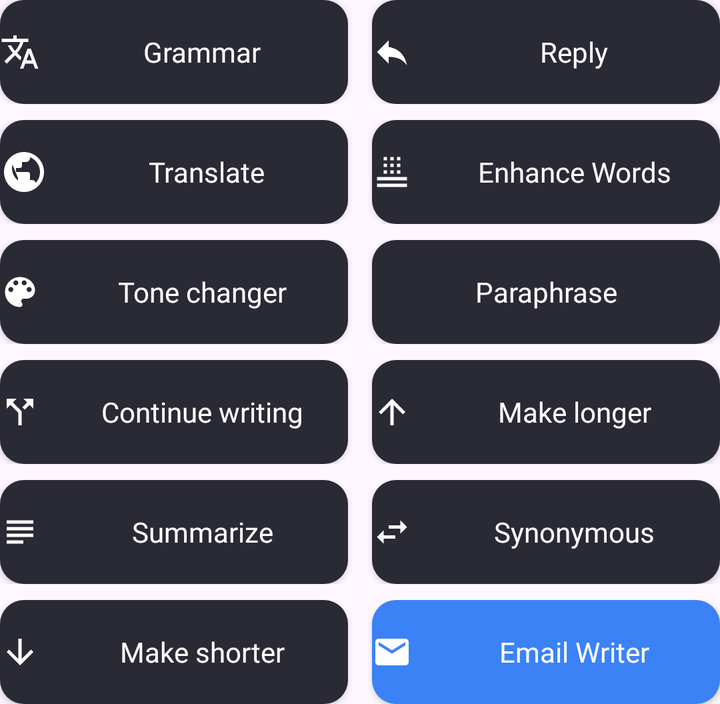
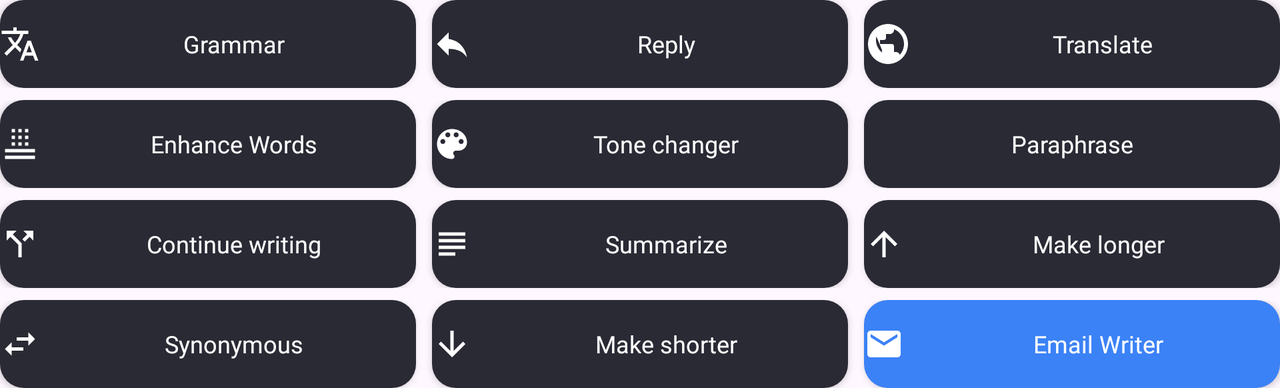

First picture: res/layout/ on a phone held upright. Second picture: the repository's own variant of that layout, on a device whose configuration matches the variant's folder. Source for both follows.
<!-- AndroidManifest.xml: application theme Theme.DeltaVoice -->
<!-- res/layout/ai_writing_tools_content.xml -->
<?xml version="1.0" encoding="utf-8"?>
<ScrollView xmlns:android="http://schemas.android.com/apk/res/android"
    android:layout_width="match_parent"
    android:layout_height="wrap_content"
    android:maxHeight="@dimen/ai_writing_tools_scroll_max"
    android:fillViewport="true"
    android:overScrollMode="never"
    android:scrollbars="vertical">

    <LinearLayout
        android:layout_width="match_parent"
        android:layout_height="wrap_content"
        android:orientation="vertical">

        
        <LinearLayout
            android:layout_width="match_parent"
            android:layout_height="wrap_content"
            android:orientation="horizontal"
            android:layout_marginBottom="8dp">

            <Button
                android:id="@+id/ai_tool_grammar"
                android:layout_width="0dp"
                android:layout_height="52dp"
                android:layout_weight="1"
                android:layout_marginEnd="6dp"
                android:text="@string/ai_tool_grammar"
                android:drawableStart="@drawable/ic_grammar"
                android:drawablePadding="8dp"
                android:background="@drawable/ai_tool_button"
                android:textColor="#FFFFFF"
                android:textSize="14sp"
                android:textAllCaps="false"
                android:gravity="center" />

            <Button
                android:id="@+id/ai_tool_reply"
                android:layout_width="0dp"
                android:layout_height="52dp"
                android:layout_weight="1"
                android:layout_marginStart="6dp"
                android:text="@string/ai_tool_reply"
                android:drawableStart="@drawable/ic_reply"
                android:drawablePadding="8dp"
                android:background="@drawable/ai_tool_button"
                android:textColor="#FFFFFF"
                android:textSize="14sp"
                android:textAllCaps="false"
                android:gravity="center" />
        </LinearLayout>

        
        <LinearLayout
            android:layout_width="match_parent"
            android:layout_height="wrap_content"
            android:orientation="horizontal"
            android:layout_marginBottom="8dp">

            <Button
                android:id="@+id/ai_tool_translate"
                android:layout_width="0dp"
                android:layout_height="52dp"
                android:layout_weight="1"
                android:layout_marginEnd="6dp"
                android:text="@string/ai_tool_translate"
                android:drawableStart="@drawable/ic_globe"
                android:drawablePadding="8dp"
                android:background="@drawable/ai_tool_button"
                android:textColor="#FFFFFF"
                android:textSize="14sp"
                android:textAllCaps="false"
                android:gravity="center" />

            <Button
                android:id="@+id/ai_tool_enhance"
                android:layout_width="0dp"
                android:layout_height="52dp"
                android:layout_weight="1"
                android:layout_marginStart="6dp"
                android:text="@string/ai_tool_enhance_words"
                android:drawableStart="@drawable/ic_enhance"
                android:drawablePadding="8dp"
                android:background="@drawable/ai_tool_button"
                android:textColor="#FFFFFF"
                android:textSize="14sp"
                android:textAllCaps="false"
                android:gravity="center" />
        </LinearLayout>

        
        <LinearLayout
            android:layout_width="match_parent"
            android:layout_height="wrap_content"
            android:orientation="horizontal"
            android:layout_marginBottom="8dp">

            <Button
                android:id="@+id/ai_tool_tone"
                android:layout_width="0dp"
                android:layout_height="52dp"
                android:layout_weight="1"
                android:layout_marginEnd="6dp"
                android:text="@string/ai_tool_tone_changer"
                android:drawableStart="@drawable/ic_tone"
                android:drawablePadding="8dp"
                android:background="@drawable/ai_tool_button"
                android:textColor="#FFFFFF"
                android:textSize="14sp"
                android:textAllCaps="false"
                android:gravity="center" />

            <Button
                android:id="@+id/ai_tool_paraphrase"
                android:layout_width="0dp"
                android:layout_height="52dp"
                android:layout_weight="1"
                android:layout_marginStart="6dp"
                android:text="@string/ai_tool_paraphrase"
                android:drawableStart="@drawable/ic_paraphrase"
                android:drawablePadding="8dp"
                android:background="@drawable/ai_tool_button"
                android:textColor="#FFFFFF"
                android:textSize="14sp"
                android:textAllCaps="false"
                android:gravity="center" />
        </LinearLayout>

        
        <LinearLayout
            android:layout_width="match_parent"
            android:layout_height="wrap_content"
            android:orientation="horizontal"
            android:layout_marginBottom="8dp">

            <Button
                android:id="@+id/ai_tool_continue"
                android:layout_width="0dp"
                android:layout_height="52dp"
                android:layout_weight="1"
                android:layout_marginEnd="6dp"
                android:text="@string/ai_tool_continue_writing"
                android:drawableStart="@drawable/ic_continue"
                android:drawablePadding="8dp"
                android:background="@drawable/ai_tool_button"
                android:textColor="#FFFFFF"
                android:textSize="14sp"
                android:textAllCaps="false"
                android:gravity="center" />

            <Button
                android:id="@+id/ai_tool_longer"
                android:layout_width="0dp"
                android:layout_height="52dp"
                android:layout_weight="1"
                android:layout_marginStart="6dp"
                android:text="@string/ai_tool_make_longer"
                android:drawableStart="@drawable/ic_longer"
                android:drawablePadding="8dp"
                android:background="@drawable/ai_tool_button"
                android:textColor="#FFFFFF"
                android:textSize="14sp"
                android:textAllCaps="false"
                android:gravity="center" />
        </LinearLayout>

        
        <LinearLayout
            android:layout_width="match_parent"
            android:layout_height="wrap_content"
            android:orientation="horizontal"
            android:layout_marginBottom="8dp">

            <Button
                android:id="@+id/ai_tool_summarize"
                android:layout_width="0dp"
                android:layout_height="52dp"
                android:layout_weight="1"
                android:layout_marginEnd="6dp"
                android:text="@string/ai_tool_summarize"
                android:drawableStart="@drawable/ic_summarize"
                android:drawablePadding="8dp"
                android:background="@drawable/ai_tool_button"
                android:textColor="#FFFFFF"
                android:textSize="14sp"
                android:textAllCaps="false"
                android:gravity="center" />

            <Button
                android:id="@+id/ai_tool_synonymous"
                android:layout_width="0dp"
                android:layout_height="52dp"
                android:layout_weight="1"
                android:layout_marginStart="6dp"
                android:text="@string/ai_tool_synonymous"
                android:drawableStart="@drawable/ic_synonymous"
                android:drawablePadding="8dp"
                android:background="@drawable/ai_tool_button"
                android:textColor="#FFFFFF"
                android:textSize="14sp"
                android:textAllCaps="false"
                android:gravity="center" />
        </LinearLayout>

        
        <LinearLayout
            android:layout_width="match_parent"
            android:layout_height="wrap_content"
            android:orientation="horizontal">

            <Button
                android:id="@+id/ai_tool_shorter"
                android:layout_width="0dp"
                android:layout_height="52dp"
                android:layout_weight="1"
                android:layout_marginEnd="6dp"
                android:text="@string/ai_tool_make_shorter"
                android:drawableStart="@drawable/ic_shorter"
                android:drawablePadding="8dp"
                android:background="@drawable/ai_tool_button"
                android:textColor="#FFFFFF"
                android:textSize="14sp"
                android:textAllCaps="false"
                android:gravity="center" />

            <Button
                android:id="@+id/ai_tool_email"
                android:layout_width="0dp"
                android:layout_height="52dp"
                android:layout_weight="1"
                android:layout_marginStart="6dp"
                android:text="@string/ai_tool_email_writer"
                android:drawableStart="@drawable/ic_email"
                android:drawablePadding="8dp"
                android:background="@drawable/ai_tool_button_highlight"
                android:textColor="#FFFFFF"
                android:textSize="14sp"
                android:textAllCaps="false"
                android:gravity="center" />
        </LinearLayout>

    </LinearLayout>
</ScrollView>
<!-- resources referenced by this layout -->
<resources>
  <dimen name="ai_writing_tools_scroll_max">280dp</dimen>
  <!-- drawable ic_continue (drawable) -->
  <?xml version="1.0" encoding="utf-8"?>
  <vector xmlns:android="http://schemas.android.com/apk/res/android"
      android:width="20dp"
      android:height="20dp"
      android:viewportWidth="24"
      android:viewportHeight="24">
      <path
          android:fillColor="#FFFFFF"
          android:pathData="M14,4l2.29,2.29 -2.88,2.88 1.42,1.42 2.88,-2.88L20,10V4h-6zM10,4H4v6l2.29,-2.29 4.71,4.7V20h2v-8.41l-5.29,-5.3L10,4z"/>
  </vector>
  <!-- drawable ic_longer (drawable) -->
  <?xml version="1.0" encoding="utf-8"?>
  <vector xmlns:android="http://schemas.android.com/apk/res/android"
      android:width="20dp"
      android:height="20dp"
      android:viewportWidth="24"
      android:viewportHeight="24">
      <path
          android:fillColor="#FFFFFF"
          android:pathData="M4,12l1.41,1.41L11,7.83V20h2V7.83l5.58,5.59L20,12l-8,-8 -8,8z"/>
  </vector>
  <!-- drawable ic_reply (drawable) -->
  <?xml version="1.0" encoding="utf-8"?>
  <vector xmlns:android="http://schemas.android.com/apk/res/android"
      android:width="20dp"
      android:height="20dp"
      android:viewportWidth="24"
      android:viewportHeight="24">
      <path
          android:fillColor="#FFFFFF"
          android:pathData="M10,9V5l-7,7 7,7v-4.1c5,0 8.5,1.6 11,5.1 -1,-5 -4,-10 -11,-11z"/>
  </vector>
  <!-- drawable ic_shorter (drawable) -->
  <?xml version="1.0" encoding="utf-8"?>
  <vector xmlns:android="http://schemas.android.com/apk/res/android"
      android:width="20dp"
      android:height="20dp"
      android:viewportWidth="24"
      android:viewportHeight="24">
      <path
          android:fillColor="#FFFFFF"
          android:pathData="M20,12l-1.41,-1.41L13,16.17V4h-2v12.17l-5.58,-5.59L4,12l8,8 8,-8z"/>
  </vector>
  <!-- drawable ic_summarize (drawable) -->
  <?xml version="1.0" encoding="utf-8"?>
  <vector xmlns:android="http://schemas.android.com/apk/res/android"
      android:width="20dp"
      android:height="20dp"
      android:viewportWidth="24"
      android:viewportHeight="24">
      <path
          android:fillColor="#FFFFFF"
          android:pathData="M14,17H4v2h10v-2zM20,9H4v2h16V9zM4,15h16v-2H4v2zM4,5v2h16V5H4z"/>
  </vector>
  <!-- drawable ic_synonymous (drawable) -->
  <?xml version="1.0" encoding="utf-8"?>
  <vector xmlns:android="http://schemas.android.com/apk/res/android"
      android:width="20dp"
      android:height="20dp"
      android:viewportWidth="24"
      android:viewportHeight="24">
      <path
          android:fillColor="#FFFFFF"
          android:pathData="M6.99,11L3,15l3.99,4v-3H14v-2H6.99v-3zM21,9l-3.99,-4v3H10v2h7.01v3L21,9z"/>
  </vector>
  <string name="ai_tool_continue_writing">Continue writing</string>
  <string name="ai_tool_email_writer">Email Writer</string>
  <string name="ai_tool_enhance_words">Enhance Words</string>
  <string name="ai_tool_grammar">Grammar</string>
  <string name="ai_tool_make_longer">Make longer</string>
  <string name="ai_tool_make_shorter">Make shorter</string>
  <string name="ai_tool_paraphrase">Paraphrase</string>
  <string name="ai_tool_reply">Reply</string>
  <string name="ai_tool_summarize">Summarize</string>
  <string name="ai_tool_synonymous">Synonymous</string>
  <string name="ai_tool_tone_changer">Tone changer</string>
  <string name="ai_tool_translate">Translate</string>
  <color name="background_dark">#FEF7FF</color>
  <color name="surface_container_low">#F8F1FE</color>
  <color name="primary">#712AE2</color>
  <color name="accent">#8A4CFC</color>
  <color name="text_primary">#1D1A23</color>
  <color name="text_secondary">#494454</color>
  <!-- some entries are left out for length -->
</resources>
<!-- res/layout-land/ai_writing_tools_content.xml (the repository's variant of the layout above) -->
<!-- drawn on the phone turned sideways -->
<?xml version="1.0" encoding="utf-8"?>
<ScrollView xmlns:android="http://schemas.android.com/apk/res/android"
    android:layout_width="match_parent"
    android:layout_height="wrap_content"
    android:maxHeight="@dimen/ai_writing_tools_scroll_max"
    android:fillViewport="true"
    android:overScrollMode="never"
    android:scrollbars="vertical">

    <LinearLayout
        android:layout_width="match_parent"
        android:layout_height="wrap_content"
        android:orientation="vertical">

        <LinearLayout
            android:layout_width="match_parent"
            android:layout_height="wrap_content"
            android:orientation="horizontal"
            android:layout_marginBottom="6dp">
            <Button android:id="@+id/ai_tool_grammar" android:layout_width="0dp" android:layout_height="44dp" android:layout_weight="1" android:layout_marginEnd="4dp" android:text="@string/ai_tool_grammar" android:drawableStart="@drawable/ic_grammar" android:drawablePadding="6dp" android:background="@drawable/ai_tool_button" android:textColor="#FFFFFF" android:textSize="12sp" android:textAllCaps="false" android:gravity="center" />
            <Button android:id="@+id/ai_tool_reply" android:layout_width="0dp" android:layout_height="44dp" android:layout_weight="1" android:layout_marginHorizontal="4dp" android:text="@string/ai_tool_reply" android:drawableStart="@drawable/ic_reply" android:drawablePadding="6dp" android:background="@drawable/ai_tool_button" android:textColor="#FFFFFF" android:textSize="12sp" android:textAllCaps="false" android:gravity="center" />
            <Button android:id="@+id/ai_tool_translate" android:layout_width="0dp" android:layout_height="44dp" android:layout_weight="1" android:layout_marginStart="4dp" android:text="@string/ai_tool_translate" android:drawableStart="@drawable/ic_globe" android:drawablePadding="6dp" android:background="@drawable/ai_tool_button" android:textColor="#FFFFFF" android:textSize="12sp" android:textAllCaps="false" android:gravity="center" />
        </LinearLayout>

        <LinearLayout
            android:layout_width="match_parent"
            android:layout_height="wrap_content"
            android:orientation="horizontal"
            android:layout_marginBottom="6dp">
            <Button android:id="@+id/ai_tool_enhance" android:layout_width="0dp" android:layout_height="44dp" android:layout_weight="1" android:layout_marginEnd="4dp" android:text="@string/ai_tool_enhance_words" android:drawableStart="@drawable/ic_enhance" android:drawablePadding="6dp" android:background="@drawable/ai_tool_button" android:textColor="#FFFFFF" android:textSize="12sp" android:textAllCaps="false" android:gravity="center" />
            <Button android:id="@+id/ai_tool_tone" android:layout_width="0dp" android:layout_height="44dp" android:layout_weight="1" android:layout_marginHorizontal="4dp" android:text="@string/ai_tool_tone_changer" android:drawableStart="@drawable/ic_tone" android:drawablePadding="6dp" android:background="@drawable/ai_tool_button" android:textColor="#FFFFFF" android:textSize="12sp" android:textAllCaps="false" android:gravity="center" />
            <Button android:id="@+id/ai_tool_paraphrase" android:layout_width="0dp" android:layout_height="44dp" android:layout_weight="1" android:layout_marginStart="4dp" android:text="@string/ai_tool_paraphrase" android:drawableStart="@drawable/ic_paraphrase" android:drawablePadding="6dp" android:background="@drawable/ai_tool_button" android:textColor="#FFFFFF" android:textSize="12sp" android:textAllCaps="false" android:gravity="center" />
        </LinearLayout>

        <LinearLayout
            android:layout_width="match_parent"
            android:layout_height="wrap_content"
            android:orientation="horizontal"
            android:layout_marginBottom="6dp">
            <Button android:id="@+id/ai_tool_continue" android:layout_width="0dp" android:layout_height="44dp" android:layout_weight="1" android:layout_marginEnd="4dp" android:text="@string/ai_tool_continue_writing" android:drawableStart="@drawable/ic_continue" android:drawablePadding="6dp" android:background="@drawable/ai_tool_button" android:textColor="#FFFFFF" android:textSize="12sp" android:textAllCaps="false" android:gravity="center" />
            <Button android:id="@+id/ai_tool_summarize" android:layout_width="0dp" android:layout_height="44dp" android:layout_weight="1" android:layout_marginHorizontal="4dp" android:text="@string/ai_tool_summarize" android:drawableStart="@drawable/ic_summarize" android:drawablePadding="6dp" android:background="@drawable/ai_tool_button" android:textColor="#FFFFFF" android:textSize="12sp" android:textAllCaps="false" android:gravity="center" />
            <Button android:id="@+id/ai_tool_longer" android:layout_width="0dp" android:layout_height="44dp" android:layout_weight="1" android:layout_marginStart="4dp" android:text="@string/ai_tool_make_longer" android:drawableStart="@drawable/ic_longer" android:drawablePadding="6dp" android:background="@drawable/ai_tool_button" android:textColor="#FFFFFF" android:textSize="12sp" android:textAllCaps="false" android:gravity="center" />
        </LinearLayout>

        <LinearLayout
            android:layout_width="match_parent"
            android:layout_height="wrap_content"
            android:orientation="horizontal">
            <Button android:id="@+id/ai_tool_synonymous" android:layout_width="0dp" android:layout_height="44dp" android:layout_weight="1" android:layout_marginEnd="4dp" android:text="@string/ai_tool_synonymous" android:drawableStart="@drawable/ic_synonymous" android:drawablePadding="6dp" android:background="@drawable/ai_tool_button" android:textColor="#FFFFFF" android:textSize="12sp" android:textAllCaps="false" android:gravity="center" />
            <Button android:id="@+id/ai_tool_shorter" android:layout_width="0dp" android:layout_height="44dp" android:layout_weight="1" android:layout_marginHorizontal="4dp" android:text="@string/ai_tool_make_shorter" android:drawableStart="@drawable/ic_shorter" android:drawablePadding="6dp" android:background="@drawable/ai_tool_button" android:textColor="#FFFFFF" android:textSize="12sp" android:textAllCaps="false" android:gravity="center" />
            <Button android:id="@+id/ai_tool_email" android:layout_width="0dp" android:layout_height="44dp" android:layout_weight="1" android:layout_marginStart="4dp" android:text="@string/ai_tool_email_writer" android:drawableStart="@drawable/ic_email" android:drawablePadding="6dp" android:background="@drawable/ai_tool_button_highlight" android:textColor="#FFFFFF" android:textSize="12sp" android:textAllCaps="false" android:gravity="center" />
        </LinearLayout>

    </LinearLayout>
</ScrollView>
